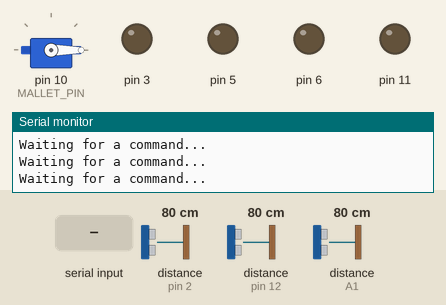
A sketch run on a simulated Arduino Uno, built with avr-gcc and run on an emulated ATmega328P. Parts: servo, output pins drawn as LEDs (lit = HIGH), the last lines printed to the serial monitor. Wiring (inferred from the names in the program): 3 × ultrasonic range finder: trigger pin 4, echo pin 2 / trigger pin 13, echo pin 12 / trigger A0, echo A1. Inputs (shaded band) come from the test bench; at power-on: distance to the obstacle (sensors on pin 2, pin 12, A1) 80 cm. The echo pulse lasts 58.3 µs per cm; pins used as bus, display or sensor lines are not drawn.

Above: at 0.8 s.
0.9 s: "w\n" received over the second serial link
At 1.9 s:
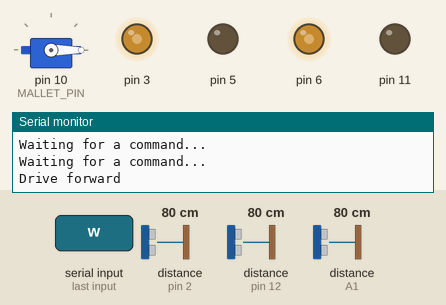
2.4 s: "a\n" received over the second serial link
At 3.6 s:
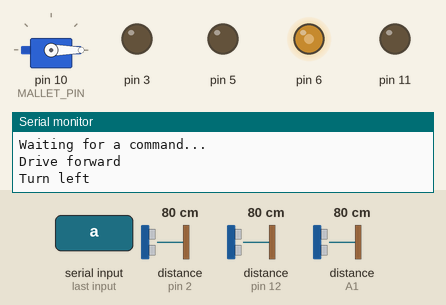
3.9 s: "d\n" received over the second serial link
At 4.7 s:
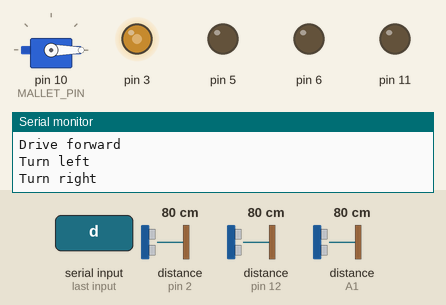
5.4 s: "q\n" received over the second serial link
At 5.8 s:
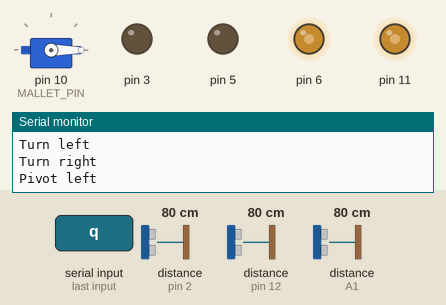
6.9 s: "e\n" received over the second serial link
At 7.4 s:
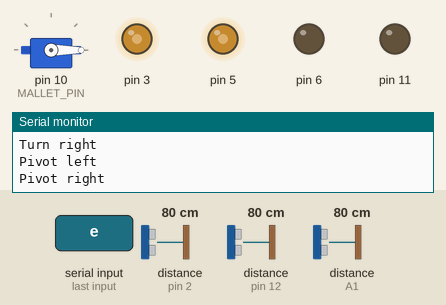
8.4 s: "x\n" received over the second serial link
At 9.7 s:
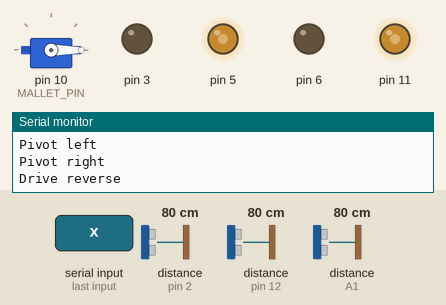
Timing chart, 0 to 10.9 s (numbered marks = the images above; inputs shaded):
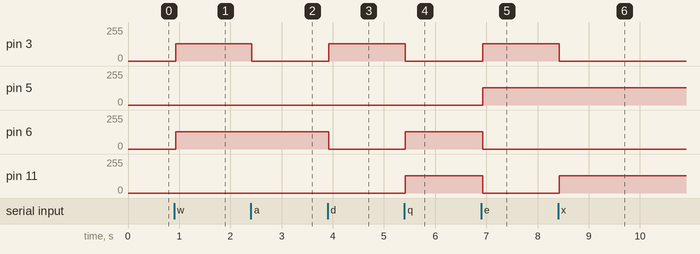

The sketch:

level_3_robot.ino
```cpp
#include <SoftwareSerial.h>
#include "DriveMotors.h"
#include "HCSR04.h"
#include "Mallet.h"
#include "Pins.h"
#include <Servo.h>

HCSR04 pingFront(PING_FRONT_TRIG, PING_FRONT_ECHO);
HCSR04 pingLeft(PING_LEFT_TRIG, PING_LEFT_ECHO);
HCSR04 pingRight(PING_RIGHT_TRIG, PING_RIGHT_ECHO);
SoftwareSerial xbeeComm(XBEE_DOUT, XBEE_DIN);
DriveMotors myMotors(MOTOR_LEFT_CH0, MOTOR_LEFT_CH1,
                    MOTOR_RIGHT_CH0, MOTOR_RIGHT_CH1);
Servo mallet;
//Mallet myMallet(&mallet);

byte newByte;

void setup() {
  Serial.begin(9600);
  xbeeComm.begin(9600);
  mallet.attach(MALLET_PIN);
  mallet.write(MALLET_RETRACT_POS);

  pingFront.update();
  pingLeft.update();
  pingRight.update();

  while (!xbeeComm.available()) {
    // Just wait until something is received
    Serial.println("Waiting for a command...");
  }
}

void loop() {
  newByte = xbeeComm.read();

  pingFront.update();
  pingLeft.update();
  pingRight.update();

  if (newByte != -1) {
    switch (newByte) {
      case '\r':
      case '\n':
      case 255:
        break;

      case 's':
        Serial.println("Stop command");
        myMotors.driveStop();
        break;

      case 'w':
        Serial.println("Drive forward");
        myMotors.driveForward(DRIVE_SPEED_CRUISE);
        break;

      case 'a':
        Serial.println("Turn left");
        myMotors.turnLeft(TURN_SPEED);
        break;

      case 'd':
        Serial.println("Turn right");
        myMotors.turnRight(TURN_SPEED);
        break;

      case 'q':
        Serial.println("Pivot left");
        myMotors.pivotLeft(TURN_SPEED);
        break;

      case 'e':
        Serial.println("Pivot right");
        myMotors.pivotRight(TURN_SPEED);
        break;

      case 'x':
        Serial.println("Drive reverse");
        myMotors.driveReverse(DRIVE_REVERSE_SPEED);
        break;

      case 'm':
        Serial.println("Measurement");
        byte distances[3];
        distances[0] = (byte) pingFront.getDistanceInCm();
        distances[1] = (byte) pingLeft.getDistanceInCm();
        distances[2] = (byte) pingRight.getDistanceInCm();

        xbeeComm.write(distances, sizeof(distances)/sizeof(byte));

        break;

      case 'p':
      case ' ':
        Serial.println("Attack!");
        mallet.write(MALLET_EXTEND_POS);
        delay(MALLET_SNAP_DURATION);
        mallet.write(MALLET_SNAP_POS);
        mallet.write(MALLET_RETRACT_POS);
        delay(MALLET_RETRACT_DURATION);
        //myMallet.swing();
        //myMallet.retract();
        break;

      default:
        Serial.print("Unknown command: ");
        Serial.println(newByte);
    }
  }
}
```

DriveMotors.cpp
```cpp
#include "DriveMotors.h"

DriveMotors::DriveMotors(const byte lm0, const byte lm1, const byte rm0, const byte rm1) {
  leftMotorCh0Pin = lm0;
  leftMotorCh1Pin = lm1;
  rightMotorCh0Pin = rm0;
  rightMotorCh1Pin = rm1;

  pinMode(leftMotorCh0Pin, OUTPUT);
  pinMode(leftMotorCh1Pin, OUTPUT);
  pinMode(rightMotorCh0Pin, OUTPUT);
  pinMode(rightMotorCh1Pin, OUTPUT);

  if (DEBUG) {
    DEBUG_SERIAL_PORT.begin(9600);
    DEBUG_SERIAL_PORT.println("[*] Initialized drive motors");
    DEBUG_SERIAL_PORT.print("    leftMotorCh0Pin: ");
    DEBUG_SERIAL_PORT.println(leftMotorCh0Pin);
    DEBUG_SERIAL_PORT.print("    leftMotorCh1Pin: ");
    DEBUG_SERIAL_PORT.println(leftMotorCh1Pin);
    DEBUG_SERIAL_PORT.print("    rightMotorCh0Pin: ");
    DEBUG_SERIAL_PORT.println(rightMotorCh0Pin);
    DEBUG_SERIAL_PORT.print("    rightMotorCh1Pin: ");
    DEBUG_SERIAL_PORT.println(rightMotorCh1Pin);
  }
}

void DriveMotors::driveForward(const byte speed) {
  analogWrite(leftMotorCh0Pin, speed);
  analogWrite(leftMotorCh1Pin, 0);

  analogWrite(rightMotorCh0Pin, speed);
  analogWrite(rightMotorCh1Pin, 0);

  if (DEBUG) {
    DEBUG_SERIAL_PORT.print("[*] Driving forward (speed: ");
    DEBUG_SERIAL_PORT.print(speed);
    DEBUG_SERIAL_PORT.println(")");
  }
}

void DriveMotors::driveReverse(const byte speed) {
  analogWrite(leftMotorCh0Pin, 0);
  analogWrite(leftMotorCh1Pin, speed);

  analogWrite(rightMotorCh0Pin, 0);
  analogWrite(rightMotorCh1Pin, speed);

  if (DEBUG) {
    DEBUG_SERIAL_PORT.print("[*] Driving in reverse (speed: ");
    DEBUG_SERIAL_PORT.print(speed);
    DEBUG_SERIAL_PORT.println(")");
  }
}

void DriveMotors::driveStop(void) {
  analogWrite(leftMotorCh0Pin, 0);
  analogWrite(leftMotorCh1Pin, 0);
  analogWrite(rightMotorCh0Pin, 0);
  analogWrite(rightMotorCh1Pin, 0);

  if (DEBUG) {
    DEBUG_SERIAL_PORT.print("[*] Stopping");
  }
}

void DriveMotors::pivotLeft(const byte speed) {
  analogWrite(leftMotorCh0Pin, 0);
  analogWrite(leftMotorCh1Pin, speed);

  analogWrite(rightMotorCh0Pin, speed);
  analogWrite(rightMotorCh1Pin, 0);

  if (DEBUG) {
    DEBUG_SERIAL_PORT.print("[*] Pivoting left (speed: ");
    DEBUG_SERIAL_PORT.print(speed);
    DEBUG_SERIAL_PORT.println(")");
  }
}

void DriveMotors::pivotRight(const byte speed) {
  analogWrite(leftMotorCh0Pin, speed);
  analogWrite(leftMotorCh1Pin, 0);

  analogWrite(rightMotorCh0Pin, 0);
  analogWrite(rightMotorCh1Pin, speed);

  if (DEBUG) {
    DEBUG_SERIAL_PORT.print("[*] Pivoting right (speed: ");
    DEBUG_SERIAL_PORT.print(speed);
    DEBUG_SERIAL_PORT.println(")");
  }
}

void DriveMotors::turnLeft(const byte speed) {
  analogWrite(leftMotorCh0Pin, 0);
  analogWrite(leftMotorCh1Pin, 0);

  analogWrite(rightMotorCh0Pin, speed);
  analogWrite(rightMotorCh1Pin, 0);

  if (DEBUG) {
    DEBUG_SERIAL_PORT.print("[*] Turning left (speed: ");
    DEBUG_SERIAL_PORT.print(speed);
    DEBUG_SERIAL_PORT.println(")");
  }
}

void DriveMotors::turnRight(const byte speed) {
  analogWrite(leftMotorCh0Pin, speed);
  analogWrite(leftMotorCh1Pin, 0);

  analogWrite(rightMotorCh0Pin, 0);
  analogWrite(rightMotorCh1Pin, 0);

  if (DEBUG) {
    DEBUG_SERIAL_PORT.print("[*] Turning right (speed: ");
    DEBUG_SERIAL_PORT.print(speed);
    DEBUG_SERIAL_PORT.println(")");
  }
}
```

DriveMotors.h
```cpp
#ifndef _DRIVE_MOTORS_H_
#define _DRIVE_MOTORS_H_

#define DEBUG             false
#define DEBUG_SERIAL_PORT (Serial)

#define DRIVE_SPEED_CRUISE  128
#define DRIVE_REVERSE_SPEED 128
#define TURN_SPEED          128

#include "Arduino.h"

class DriveMotors {
  private:
    byte leftMotorCh0Pin;
    byte leftMotorCh1Pin;
    byte rightMotorCh0Pin;
    byte rightMotorCh1Pin;

  public:
    DriveMotors(const byte lm0, const byte lm1, const byte rm0, const byte rm1);
    void driveForward(const byte speed);
    void driveReverse(const byte speed);
    void driveStop(void);
    void pivotLeft(const byte speed);
    void pivotRight(const byte speed);
    void turnLeft(const byte speed);
    void turnRight(const byte speed);
};

#endif
```

HCSR04.cpp
```cpp
#include "HCSR04.h"

HCSR04::HCSR04(const byte t, const byte e) {
  trigPin = t;
  echoPin = e;

  pinMode(trigPin, OUTPUT);
  pinMode(echoPin, INPUT);

  if (DEBUG) {
    DEBUG_SERIAL_PORT.begin(9600);
    DEBUG_SERIAL_PORT.print("[*] Initialized ping sensor (trigPin: ");
    DEBUG_SERIAL_PORT.print(trigPin);
    DEBUG_SERIAL_PORT.print(" , echoPin: ");
    DEBUG_SERIAL_PORT.print(echoPin);
    DEBUG_SERIAL_PORT.println(")");
  }
}

void HCSR04::update(void) {
  digitalWrite(trigPin, LOW);
  digitalWrite(trigPin, HIGH);
  delayMicroseconds(TRIG_HOLD_US);
  digitalWrite(trigPin, LOW);

  rtt_us = pulseIn(echoPin, HIGH, timeout_us);

  if (DEBUG) {
    DEBUG_SERIAL_PORT.print("[*] rtt_us: ");
    DEBUG_SERIAL_PORT.println(rtt_us);
  }
}

unsigned int HCSR04::getDistanceInCm(void) {
  //update();
  return ((rtt_us / 2) * speedOfSound_cmps / MICROSEC_PER_SEC);
}

unsigned int HCSR04::getDistanceInInch(void) {
  //update();
  return ((rtt_us / 2) * speedOfSound_inchps / MICROSEC_PER_SEC);
}

unsigned int HCSR04::getRtt(void) {
  return rtt_us;
}
```

HCSR04.h
```cpp
#ifndef _HCSR04_H_
#define _HCSR04_H_

#define DEBUG             false
#define DEBUG_SERIAL_PORT (Serial)
#define TRIG_HOLD_US      10
#define MICROSEC_PER_SEC  1000000

#include "Arduino.h"

class HCSR04 {
  private:
    static const unsigned long speedOfSound_cmps = 34029;
    static const unsigned long speedOfSound_inchps = 13504;
    const unsigned long timeout_us = 23509;

    byte trigPin;
    byte echoPin;
    unsigned int rtt_us;

  public:
    HCSR04(const byte t, const byte e);
    unsigned int getDistanceInCm(void);
    unsigned int getDistanceInInch(void);
    unsigned int getRtt(void);
    void update(void);
};

#endif
```

Mallet.cpp
```cpp
#include "mallet.h"

/*Mallet::Mallet(Servo * s) {
  malletServo = s;
  malletServo->attach(MALLET_PIN);
  malletServo->write(MALLET_RETRACT_POS);
}

void Mallet::swing(void) {
  malletServo->write(MALLET_EXTEND_POS);
  delay(MALLET_SNAP_DURATION);
  malletServo->write(MALLET_SNAP_POS);
}

void Mallet::retract(void) {
  malletServo->write(MALLET_RETRACT_POS);
  delay(MALLET_RETRACT_DURATION);
}*/
```

Mallet.h
```cpp
#ifndef _MALLET_H_
#define _MALLET_H_

//#include "Arduino.h"
//#include "Pins.h"
//#include <Servo.h>


#define MALLET_EXTEND_POS         80
#define MALLET_SNAP_POS           50
#define MALLET_RETRACT_POS        0

//#define MALLET_EXTEND_POS         90
//#define MALLET_SNAP_POS           60
//#define MALLET_RETRACT_POS        10
#define MALLET_SNAP_DURATION      200
#define MALLET_RETRACT_DURATION   1000

/*class Mallet {
  private:
    Servo * malletServo;

  public:
    Mallet(Servo * s);
    void swing();
    void retract();
};*/

#endif
```

Pins.h
```cpp
#ifndef _PINS_H_
#define _PINS_H_

#define MALLET_PIN        10

#define MOTOR_LEFT_CH0    3
#define MOTOR_LEFT_CH1    11
#define MOTOR_RIGHT_CH0   6
#define MOTOR_RIGHT_CH1   5
//#define MOTOR_RIGHT_CH0   10
//#define MOTOR_RIGHT_CH1   9

#define PING_FRONT_TRIG   13
#define PING_FRONT_ECHO   12
#define PING_LEFT_TRIG    A0
#define PING_LEFT_ECHO    A1
#define PING_RIGHT_TRIG   4
#define PING_RIGHT_ECHO   2

#define XBEE_DIN          8
#define XBEE_DOUT         7

#endif
```

Measured:
- after the input at 0.9 s, pin 3, pin 6: 0/255 → 128/255 at once
- after the input at 2.4 s, pin 3: 128/255 → 0/255 at once
- after the input at 3.9 s, pin 3: 0/255 → 128/255 at once; pin 6: 128/255 → 0/255 at once
- after the input at 5.4 s, pin 3: 128/255 → 0/255 at once; pin 6, pin 11: 0/255 → 128/255 at once
- after the input at 6.9 s, pin 3, pin 5: 0/255 → 128/255 at once; pin 6, pin 11: 128/255 → 0/255 at once
- after the input at 8.4 s, pin 3: 128/255 → 0/255 at once; pin 11: 0/255 → 128/255 at once
